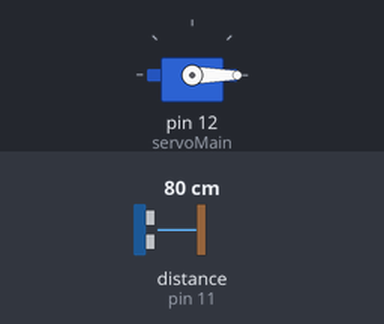
The sketch below on a simulated Arduino Uno, built with avr-gcc and run on an emulated ATmega328P. On the bench: servo. Wiring (inferred from the names in the program): ultrasonic range finder: trigger pin 10; echo pin 11. The test bench sets the inputs (shaded band); at power-on: distance to the obstacle (sensor on pin 11) 80 cm. The echo pulse lasts 58.3 µs per cm.

Above: at 1.2 s.
1.3 s: distance to the obstacle (sensor on pin 11) set to 34 cm
2.8 s: distance to the obstacle (sensor on pin 11) set to 29 cm
At 3.9 s:
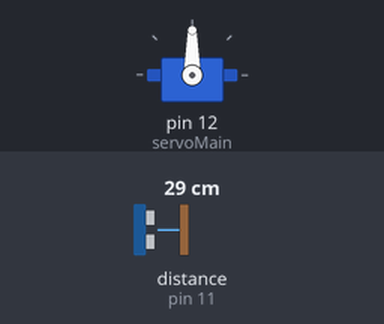
4.3 s: distance to the obstacle (sensor on pin 11) set to 35 cm
At 5.9 s:
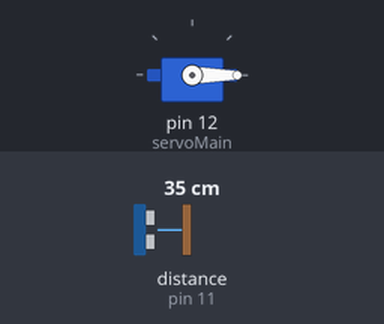
6.7 s: distance to the obstacle (sensor on pin 11) set to 2 cm
At 7.3 s:
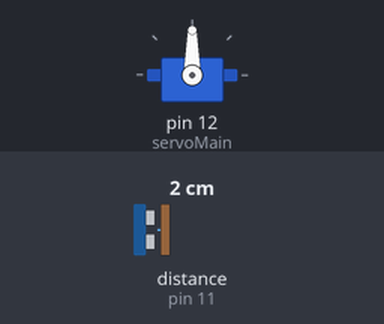
Timing chart, 0 to 9.2 s (numbered marks = the images above; inputs shaded):
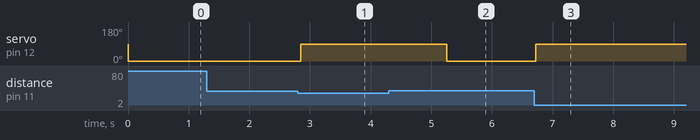

Measured:
- the behaviour switches between 31 and 30 cm on distance to the obstacle (sensor on pin 11) (found by bisection; images 0 and 1)
- after the input at 1.3 s, every drawn part: stays the same
- after the input at 2.8 s, servo on pin 12 (servoMain): 0° → 90° after 0.05 s
- after the input at 4.3 s, servo on pin 12 (servoMain): 90° → 0° after 0.95 s
- after the input at 6.7 s, servo on pin 12 (servoMain): 0° → 90° at once

The sketch:

sketch_mar29a_automate_rail_crossing_bar.ino
```cpp
#include <Servo.h>
Servo servoMain;
int trigpin = 10;
int echopin = 11;
int distance;
float duration;
float cm;

void setup()
{
  servoMain.attach(12);
  pinMode(trigpin,OUTPUT);
  pinMode(echopin,INPUT);
}

void loop()
{
  digitalWrite(trigpin,LOW);
  delay(2);
  digitalWrite(trigpin,HIGH);
  delayMicroseconds(10);
  digitalWrite(trigpin,LOW);
  duration = pulseIn(echopin,HIGH);
  cm = (duration/58.82);
  distance = cm;

  if(distance<30){
    servoMain.write(90);
    delay(2400);
  }
  else{
    servoMain.write(0);
    delay(50);
  }
}
```
